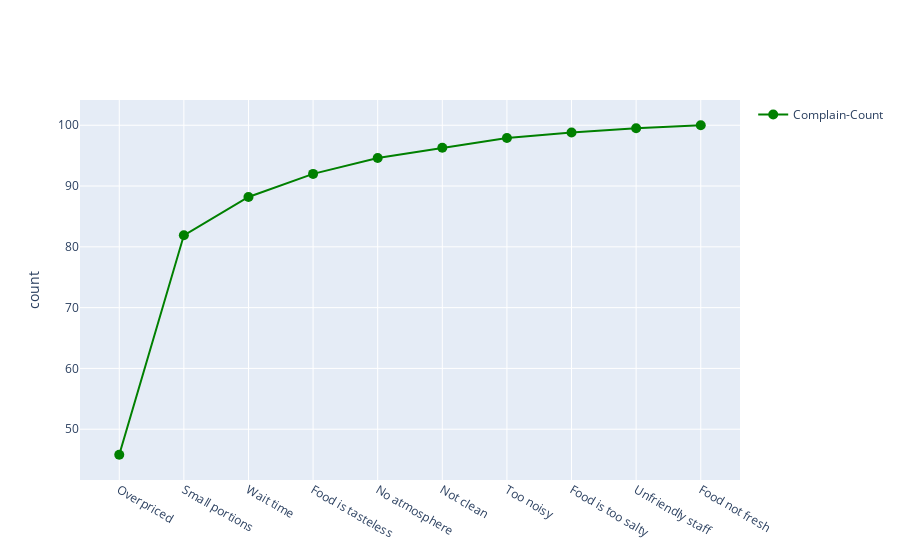

Notebook code for this chart:
### Code cell
fig = go.Figure()
fig.add_trace(go.Scatter(x=df['complaint'], y=df['cumulative %'],
                         mode='lines+markers',marker_size=10,
                         line_color='green',name='Complain-Count',
                        showlegend=True))
fig.update_yaxes(title='count')

### Figure 1 — Plotly figure (JSON) as saved in the notebook; plotly's stock layout.template omitted (floating-point values rounded to 4 significant figures)
{"data": [{"line": {"color": "green"}, "marker": {"size": 10}, "mode": "lines+markers", "name": "Complain-Count", "showlegend": true, "type": "scatter", "x": ["Overpriced", "Small portions", "Wait time", "Food is tasteless", "No atmosphere", "Not clean", "Too noisy", "Food is too salty", "Unfriendly staff", "Food not fresh"], "y": [45.8, 81.9, 88.2, 92, 94.6, 96.3, 97.9, 98.8, 99.5, 100]}], "layout": {"yaxis": {"title": {"text": "count"}}}}
